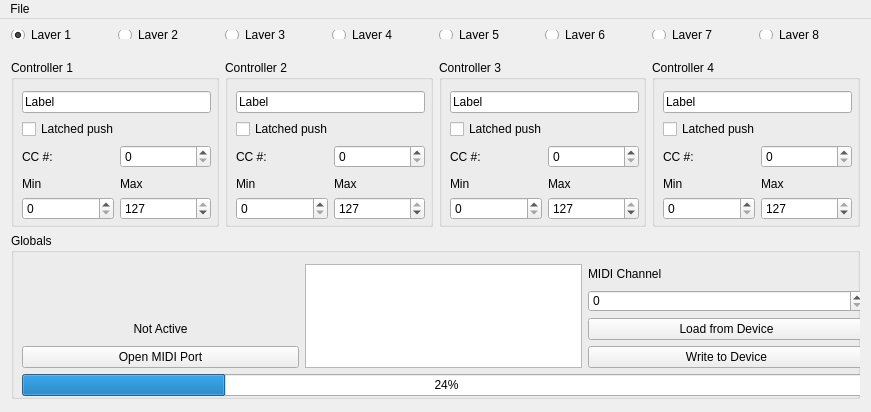
<?xml version="1.0" encoding="UTF-8"?>
<ui version="4.0">
 <class>MainWindow</class>
 <widget class="QMainWindow" name="MainWindow">
  <property name="geometry">
   <rect>
    <x>0</x>
    <y>0</y>
    <width>871</width>
    <height>412</height>
   </rect>
  </property>
  <property name="windowTitle">
   <string>Controller Config</string>
  </property>
  <widget class="QWidget" name="centralWidget">
   <widget class="QWidget" name="gridLayoutWidget">
    <property name="geometry">
     <rect>
      <x>0</x>
      <y>30</y>
      <width>871</width>
      <height>361</height>
     </rect>
    </property>
    <layout class="QGridLayout" name="gridLayout">
     <property name="verticalSpacing">
      <number>6</number>
     </property>
     <item row="0" column="2">
      <widget class="QGroupBox" name="groupBox_3">
       <property name="enabled">
        <bool>true</bool>
       </property>
       <property name="title">
        <string>Controller 3</string>
       </property>
       <widget class="QWidget" name="gridLayoutWidget_5">
        <property name="geometry">
         <rect>
          <x>0</x>
          <y>20</y>
          <width>211</width>
          <height>151</height>
         </rect>
        </property>
        <layout class="QGridLayout" name="gridLayout_5">
         <item row="3" column="0">
          <widget class="QLabel" name="label_5">
           <property name="sizePolicy">
            <sizepolicy hsizetype="Preferred" vsizetype="MinimumExpanding">
             <horstretch>0</horstretch>
             <verstretch>0</verstretch>
            </sizepolicy>
           </property>
           <property name="maximumSize">
            <size>
             <width>16777215</width>
             <height>30</height>
            </size>
           </property>
           <property name="text">
            <string>Min</string>
           </property>
           <property name="alignment">
            <set>Qt::AlignBottom|Qt::AlignLeading|Qt::AlignLeft</set>
           </property>
          </widget>
         </item>
         <item row="0" column="0" colspan="2">
          <widget class="QLineEdit" name="c3_lineeditName">
           <property name="text">
            <string>Label</string>
           </property>
          </widget>
         </item>
         <item row="1" column="0" colspan="2">
          <widget class="QCheckBox" name="c3_checkboxLatch">
           <property name="text">
            <string>Latched push</string>
           </property>
          </widget>
         </item>
         <item row="2" column="0">
          <widget class="QLabel" name="label_20">
           <property name="text">
            <string>CC #:</string>
           </property>
           <property name="alignment">
            <set>Qt::AlignLeading|Qt::AlignLeft|Qt::AlignVCenter</set>
           </property>
          </widget>
         </item>
         <item row="3" column="1">
          <widget class="QLabel" name="label_6">
           <property name="sizePolicy">
            <sizepolicy hsizetype="Preferred" vsizetype="MinimumExpanding">
             <horstretch>0</horstretch>
             <verstretch>0</verstretch>
            </sizepolicy>
           </property>
           <property name="maximumSize">
            <size>
             <width>16777215</width>
             <height>30</height>
            </size>
           </property>
           <property name="text">
            <string>Max</string>
           </property>
           <property name="alignment">
            <set>Qt::AlignBottom|Qt::AlignLeading|Qt::AlignLeft</set>
           </property>
          </widget>
         </item>
         <item row="4" column="1">
          <widget class="QSpinBox" name="c3_spinboxMax">
           <property name="maximum">
            <number>127</number>
           </property>
           <property name="value">
            <number>127</number>
           </property>
          </widget>
         </item>
         <item row="4" column="0">
          <widget class="QSpinBox" name="c3_spinboxMin">
           <property name="sizePolicy">
            <sizepolicy hsizetype="Minimum" vsizetype="Fixed">
             <horstretch>0</horstretch>
             <verstretch>0</verstretch>
            </sizepolicy>
           </property>
          </widget>
         </item>
         <item row="2" column="1">
          <widget class="QSpinBox" name="c3_spinboxCC"/>
         </item>
        </layout>
       </widget>
      </widget>
     </item>
     <item row="1" column="0" colspan="4">
      <widget class="QGroupBox" name="groupBox_9">
       <property name="title">
        <string>Globals</string>
       </property>
       <widget class="QWidget" name="gridLayoutWidget_3">
        <property name="geometry">
         <rect>
          <x>0</x>
          <y>20</y>
          <width>871</width>
          <height>154</height>
         </rect>
        </property>
        <layout class="QGridLayout" name="gridLayout_3">
         <item row="0" column="2">
          <widget class="QLabel" name="label_17">
           <property name="sizePolicy">
            <sizepolicy hsizetype="Minimum" vsizetype="Preferred">
             <horstretch>0</horstretch>
             <verstretch>0</verstretch>
            </sizepolicy>
           </property>
           <property name="text">
            <string>MIDI Channel</string>
           </property>
          </widget>
         </item>
         <item row="3" column="2">
          <widget class="QPushButton" name="glob_buttonWrite">
           <property name="text">
            <string>Write to Device</string>
           </property>
          </widget>
         </item>
         <item row="2" column="2">
          <widget class="QPushButton" name="glob_buttonLoad">
           <property name="sizePolicy">
            <sizepolicy hsizetype="MinimumExpanding" vsizetype="Fixed">
             <horstretch>0</horstretch>
             <verstretch>0</verstretch>
            </sizepolicy>
           </property>
           <property name="text">
            <string>Load from Device</string>
           </property>
          </widget>
         </item>
         <item row="1" column="2">
          <widget class="QSpinBox" name="spinBox_17">
           <property name="sizePolicy">
            <sizepolicy hsizetype="Expanding" vsizetype="Fixed">
             <horstretch>0</horstretch>
             <verstretch>0</verstretch>
            </sizepolicy>
           </property>
          </widget>
         </item>
         <item row="4" column="0" colspan="4">
          <widget class="QProgressBar" name="progressBar">
           <property name="sizePolicy">
            <sizepolicy hsizetype="MinimumExpanding" vsizetype="Fixed">
             <horstretch>0</horstretch>
             <verstretch>0</verstretch>
            </sizepolicy>
           </property>
           <property name="value">
            <number>24</number>
           </property>
          </widget>
         </item>
         <item row="0" column="1" rowspan="4">
          <widget class="QTextBrowser" name="glob_textBrowser">
           <property name="font">
            <font>
             <family>Courier New</family>
            </font>
           </property>
          </widget>
         </item>
         <item row="0" column="0">
          <spacer name="horizontalSpacer_2">
           <property name="orientation">
            <enum>Qt::Horizontal</enum>
           </property>
           <property name="sizeHint" stdset="0">
            <size>
             <width>40</width>
             <height>20</height>
            </size>
           </property>
          </spacer>
         </item>
         <item row="3" column="0">
          <widget class="QPushButton" name="glob_buttonOpenPort">
           <property name="text">
            <string>Open MIDI Port</string>
           </property>
          </widget>
         </item>
         <item row="2" column="0">
          <widget class="QLabel" name="glob_labelPortActive">
           <property name="text">
            <string>Not Active</string>
           </property>
           <property name="alignment">
            <set>Qt::AlignCenter</set>
           </property>
          </widget>
         </item>
        </layout>
       </widget>
      </widget>
     </item>
     <item row="0" column="3">
      <widget class="QGroupBox" name="groupBox_4">
       <property name="enabled">
        <bool>true</bool>
       </property>
       <property name="title">
        <string>Controller 4</string>
       </property>
       <widget class="QWidget" name="gridLayoutWidget_6">
        <property name="geometry">
         <rect>
          <x>0</x>
          <y>20</y>
          <width>211</width>
          <height>151</height>
         </rect>
        </property>
        <layout class="QGridLayout" name="gridLayout_6">
         <item row="3" column="0">
          <widget class="QLabel" name="label_7">
           <property name="sizePolicy">
            <sizepolicy hsizetype="Preferred" vsizetype="MinimumExpanding">
             <horstretch>0</horstretch>
             <verstretch>0</verstretch>
            </sizepolicy>
           </property>
           <property name="maximumSize">
            <size>
             <width>16777215</width>
             <height>30</height>
            </size>
           </property>
           <property name="text">
            <string>Min</string>
           </property>
           <property name="alignment">
            <set>Qt::AlignBottom|Qt::AlignLeading|Qt::AlignLeft</set>
           </property>
          </widget>
         </item>
         <item row="4" column="0">
          <widget class="QSpinBox" name="c4_spinboxMin">
           <property name="sizePolicy">
            <sizepolicy hsizetype="Minimum" vsizetype="Fixed">
             <horstretch>0</horstretch>
             <verstretch>0</verstretch>
            </sizepolicy>
           </property>
          </widget>
         </item>
         <item row="3" column="1">
          <widget class="QLabel" name="label_8">
           <property name="sizePolicy">
            <sizepolicy hsizetype="Preferred" vsizetype="MinimumExpanding">
             <horstretch>0</horstretch>
             <verstretch>0</verstretch>
            </sizepolicy>
           </property>
           <property name="maximumSize">
            <size>
             <width>16777215</width>
             <height>30</height>
            </size>
           </property>
           <property name="text">
            <string>Max</string>
           </property>
           <property name="alignment">
            <set>Qt::AlignBottom|Qt::AlignLeading|Qt::AlignLeft</set>
           </property>
          </widget>
         </item>
         <item row="4" column="1">
          <widget class="QSpinBox" name="c4_spinboxMax">
           <property name="maximum">
            <number>127</number>
           </property>
           <property name="value">
            <number>127</number>
           </property>
          </widget>
         </item>
         <item row="0" column="0" colspan="2">
          <widget class="QLineEdit" name="c4_lineeditName">
           <property name="text">
            <string>Label</string>
           </property>
          </widget>
         </item>
         <item row="1" column="0" colspan="2">
          <widget class="QCheckBox" name="c4_checkboxLatch">
           <property name="text">
            <string>Latched push</string>
           </property>
          </widget>
         </item>
         <item row="2" column="0">
          <widget class="QLabel" name="label_21">
           <property name="text">
            <string>CC #:</string>
           </property>
           <property name="alignment">
            <set>Qt::AlignLeading|Qt::AlignLeft|Qt::AlignVCenter</set>
           </property>
          </widget>
         </item>
         <item row="2" column="1">
          <widget class="QSpinBox" name="c4_spinboxCC"/>
         </item>
        </layout>
       </widget>
      </widget>
     </item>
     <item row="0" column="0">
      <widget class="QGroupBox" name="groupBox">
       <property name="title">
        <string>Controller 1</string>
       </property>
       <widget class="QWidget" name="gridLayoutWidget_2">
        <property name="geometry">
         <rect>
          <x>0</x>
          <y>20</y>
          <width>211</width>
          <height>151</height>
         </rect>
        </property>
        <layout class="QGridLayout" name="gridLayout_2">
         <item row="3" column="1">
          <widget class="QLabel" name="c1_labelMax">
           <property name="sizePolicy">
            <sizepolicy hsizetype="Preferred" vsizetype="MinimumExpanding">
             <horstretch>0</horstretch>
             <verstretch>0</verstretch>
            </sizepolicy>
           </property>
           <property name="maximumSize">
            <size>
             <width>16777215</width>
             <height>30</height>
            </size>
           </property>
           <property name="text">
            <string>Max</string>
           </property>
           <property name="alignment">
            <set>Qt::AlignBottom|Qt::AlignLeading|Qt::AlignLeft</set>
           </property>
          </widget>
         </item>
         <item row="4" column="0">
          <widget class="QSpinBox" name="c1_spinboxMin">
           <property name="sizePolicy">
            <sizepolicy hsizetype="Minimum" vsizetype="Fixed">
             <horstretch>0</horstretch>
             <verstretch>0</verstretch>
            </sizepolicy>
           </property>
          </widget>
         </item>
         <item row="3" column="0">
          <widget class="QLabel" name="c1_labelMin">
           <property name="sizePolicy">
            <sizepolicy hsizetype="Preferred" vsizetype="MinimumExpanding">
             <horstretch>0</horstretch>
             <verstretch>0</verstretch>
            </sizepolicy>
           </property>
           <property name="maximumSize">
            <size>
             <width>16777215</width>
             <height>30</height>
            </size>
           </property>
           <property name="text">
            <string>Min</string>
           </property>
           <property name="alignment">
            <set>Qt::AlignBottom|Qt::AlignLeading|Qt::AlignLeft</set>
           </property>
          </widget>
         </item>
         <item row="4" column="1">
          <widget class="QSpinBox" name="c1_spinboxMax">
           <property name="maximum">
            <number>127</number>
           </property>
           <property name="value">
            <number>127</number>
           </property>
          </widget>
         </item>
         <item row="1" column="0" colspan="2">
          <widget class="QCheckBox" name="c1_checkboxLatch">
           <property name="text">
            <string>Latched push</string>
           </property>
           <property name="checked">
            <bool>false</bool>
           </property>
          </widget>
         </item>
         <item row="0" column="0" colspan="2">
          <widget class="QLineEdit" name="c1_lineeditName">
           <property name="text">
            <string>Label</string>
           </property>
          </widget>
         </item>
         <item row="2" column="1">
          <widget class="QSpinBox" name="c1_spinboxCC"/>
         </item>
         <item row="2" column="0">
          <widget class="QLabel" name="c1_labelCC">
           <property name="text">
            <string>CC #:</string>
           </property>
           <property name="alignment">
            <set>Qt::AlignLeading|Qt::AlignLeft|Qt::AlignVCenter</set>
           </property>
          </widget>
         </item>
        </layout>
       </widget>
      </widget>
     </item>
     <item row="0" column="1">
      <widget class="QGroupBox" name="groupBox_2">
       <property name="enabled">
        <bool>true</bool>
       </property>
       <property name="title">
        <string>Controller 2</string>
       </property>
       <property name="flat">
        <bool>false</bool>
       </property>
       <widget class="QWidget" name="gridLayoutWidget_4">
        <property name="geometry">
         <rect>
          <x>0</x>
          <y>20</y>
          <width>211</width>
          <height>151</height>
         </rect>
        </property>
        <layout class="QGridLayout" name="gridLayout_4">
         <item row="3" column="0">
          <widget class="QLabel" name="label_3">
           <property name="sizePolicy">
            <sizepolicy hsizetype="Preferred" vsizetype="MinimumExpanding">
             <horstretch>0</horstretch>
             <verstretch>0</verstretch>
            </sizepolicy>
           </property>
           <property name="maximumSize">
            <size>
             <width>16777215</width>
             <height>30</height>
            </size>
           </property>
           <property name="text">
            <string>Min</string>
           </property>
           <property name="alignment">
            <set>Qt::AlignBottom|Qt::AlignLeading|Qt::AlignLeft</set>
           </property>
          </widget>
         </item>
         <item row="4" column="0">
          <widget class="QSpinBox" name="c2_spinboxMin">
           <property name="sizePolicy">
            <sizepolicy hsizetype="Minimum" vsizetype="Fixed">
             <horstretch>0</horstretch>
             <verstretch>0</verstretch>
            </sizepolicy>
           </property>
          </widget>
         </item>
         <item row="4" column="1">
          <widget class="QSpinBox" name="c2_spinboxMax">
           <property name="maximum">
            <number>127</number>
           </property>
           <property name="value">
            <number>127</number>
           </property>
          </widget>
         </item>
         <item row="1" column="0" colspan="2">
          <widget class="QCheckBox" name="c2_checkboxLatch">
           <property name="text">
            <string>Latched push</string>
           </property>
          </widget>
         </item>
         <item row="0" column="0" colspan="2">
          <widget class="QLineEdit" name="c2_lineeditName">
           <property name="text">
            <string>Label</string>
           </property>
          </widget>
         </item>
         <item row="3" column="1">
          <widget class="QLabel" name="label_4">
           <property name="sizePolicy">
            <sizepolicy hsizetype="Preferred" vsizetype="MinimumExpanding">
             <horstretch>0</horstretch>
             <verstretch>0</verstretch>
            </sizepolicy>
           </property>
           <property name="maximumSize">
            <size>
             <width>16777215</width>
             <height>30</height>
            </size>
           </property>
           <property name="text">
            <string>Max</string>
           </property>
           <property name="alignment">
            <set>Qt::AlignBottom|Qt::AlignLeading|Qt::AlignLeft</set>
           </property>
          </widget>
         </item>
         <item row="2" column="1">
          <widget class="QSpinBox" name="c2_spinboxCC"/>
         </item>
         <item row="2" column="0">
          <widget class="QLabel" name="label_23">
           <property name="enabled">
            <bool>true</bool>
           </property>
           <property name="text">
            <string>CC #:</string>
           </property>
           <property name="alignment">
            <set>Qt::AlignLeading|Qt::AlignLeft|Qt::AlignVCenter</set>
           </property>
          </widget>
         </item>
        </layout>
       </widget>
      </widget>
     </item>
    </layout>
   </widget>
   <widget class="QWidget" name="horizontalLayoutWidget">
    <property name="geometry">
     <rect>
      <x>0</x>
      <y>0</y>
      <width>871</width>
      <height>31</height>
     </rect>
    </property>
    <layout class="QHBoxLayout" name="horizontalLayout">
     <item>
      <widget class="QRadioButton" name="rb_layer1">
       <property name="text">
        <string>Layer 1</string>
       </property>
       <property name="checked">
        <bool>true</bool>
       </property>
      </widget>
     </item>
     <item>
      <widget class="QRadioButton" name="rb_layer2">
       <property name="text">
        <string>Layer 2</string>
       </property>
      </widget>
     </item>
     <item>
      <widget class="QRadioButton" name="rb_layer3">
       <property name="text">
        <string>Layer 3</string>
       </property>
      </widget>
     </item>
     <item>
      <widget class="QRadioButton" name="rb_layer4">
       <property name="text">
        <string>Layer 4</string>
       </property>
      </widget>
     </item>
     <item>
      <widget class="QRadioButton" name="rb_layer5">
       <property name="text">
        <string>Layer 5</string>
       </property>
      </widget>
     </item>
     <item>
      <widget class="QRadioButton" name="rb_layer6">
       <property name="text">
        <string>Layer 6</string>
       </property>
      </widget>
     </item>
     <item>
      <widget class="QRadioButton" name="rb_layer7">
       <property name="text">
        <string>Layer 7</string>
       </property>
      </widget>
     </item>
     <item>
      <widget class="QRadioButton" name="rb_layer8">
       <property name="text">
        <string>Layer 8</string>
       </property>
      </widget>
     </item>
    </layout>
   </widget>
  </widget>
  <widget class="QMenuBar" name="menuBar">
   <property name="enabled">
    <bool>true</bool>
   </property>
   <property name="geometry">
    <rect>
     <x>0</x>
     <y>0</y>
     <width>871</width>
     <height>22</height>
    </rect>
   </property>
   <property name="nativeMenuBar">
    <bool>true</bool>
   </property>
   <widget class="QMenu" name="menuFile">
    <property name="title">
     <string>File</string>
    </property>
    <addaction name="actionSave_Layout"/>
    <addaction name="actionLoad_Layout"/>
   </widget>
   <addaction name="menuFile"/>
  </widget>
  <action name="actionSave_Layout">
   <property name="text">
    <string>Save Layout</string>
   </property>
  </action>
  <action name="actionLoad_Layout">
   <property name="text">
    <string>Load Layout</string>
   </property>
  </action>
 </widget>
 <layoutdefault spacing="6" margin="11"/>
 <resources/>
 <connections/>
</ui>
